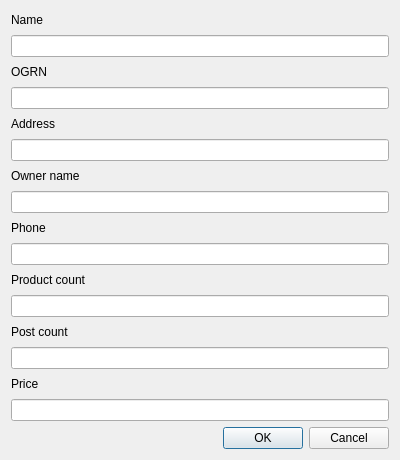
<?xml version="1.0" encoding="UTF-8"?>
<ui version="4.0">
 <class>AddDialog</class>
 <widget class="QDialog" name="AddDialog">
  <property name="geometry">
   <rect>
    <x>0</x>
    <y>0</y>
    <width>400</width>
    <height>460</height>
   </rect>
  </property>
  <property name="windowTitle">
   <string>Dialog</string>
  </property>
  <layout class="QVBoxLayout" name="verticalLayout">
   <item>
    <widget class="QLabel" name="nameLabel">
     <property name="text">
      <string>Name</string>
     </property>
    </widget>
   </item>
   <item>
    <widget class="QLineEdit" name="nameLineEdit"/>
   </item>
   <item>
    <widget class="QLabel" name="OGRNLabel">
     <property name="text">
      <string>OGRN</string>
     </property>
    </widget>
   </item>
   <item>
    <widget class="QLineEdit" name="OGRNLineEdit"/>
   </item>
   <item>
    <widget class="QLabel" name="addressLabel">
     <property name="text">
      <string>Address</string>
     </property>
    </widget>
   </item>
   <item>
    <widget class="QLineEdit" name="addressLineEdit"/>
   </item>
   <item>
    <widget class="QLabel" name="ownerNameLabel">
     <property name="text">
      <string>Owner name</string>
     </property>
    </widget>
   </item>
   <item>
    <widget class="QLineEdit" name="ownerNameLineEdit"/>
   </item>
   <item>
    <widget class="QLabel" name="phoneLabel">
     <property name="text">
      <string>Phone</string>
     </property>
    </widget>
   </item>
   <item>
    <widget class="QLineEdit" name="phoneLineEdit"/>
   </item>
   <item>
    <widget class="QLabel" name="productCountLabel">
     <property name="text">
      <string>Product count</string>
     </property>
    </widget>
   </item>
   <item>
    <widget class="QLineEdit" name="productCountLineEdit"/>
   </item>
   <item>
    <widget class="QLabel" name="postCountLabel">
     <property name="text">
      <string>Post count</string>
     </property>
    </widget>
   </item>
   <item>
    <widget class="QLineEdit" name="postCountlineEdit"/>
   </item>
   <item>
    <widget class="QLabel" name="priceLabel">
     <property name="text">
      <string>Price</string>
     </property>
    </widget>
   </item>
   <item>
    <widget class="QLineEdit" name="priceLineEdit"/>
   </item>
   <item>
    <widget class="QDialogButtonBox" name="buttonBox">
     <property name="standardButtons">
      <set>QDialogButtonBox::Cancel|QDialogButtonBox::Ok</set>
     </property>
    </widget>
   </item>
  </layout>
 </widget>
 <resources/>
 <connections/>
</ui>
